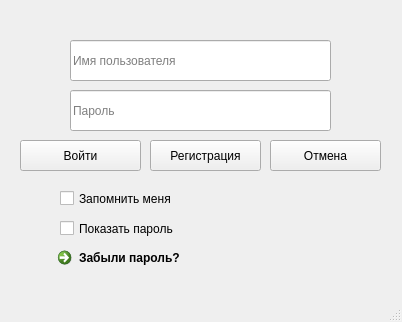
<?xml version="1.0" encoding="UTF-8"?>
<ui version="4.0">
 <class>MainWindow</class>
 <widget class="QMainWindow" name="MainWindow">
  <property name="geometry">
   <rect>
    <x>0</x>
    <y>0</y>
    <width>402</width>
    <height>322</height>
   </rect>
  </property>
  <property name="windowTitle">
   <string>MainWindow</string>
  </property>
  <widget class="QWidget" name="centralwidget">
   <widget class="QPushButton" name="pushButton">
    <property name="geometry">
     <rect>
      <x>310</x>
      <y>352</y>
      <width>221</width>
      <height>31</height>
     </rect>
    </property>
    <property name="text">
     <string>PushButton</string>
    </property>
   </widget>
   <widget class="QLineEdit" name="lineEdit">
    <property name="geometry">
     <rect>
      <x>70</x>
      <y>40</y>
      <width>261</width>
      <height>41</height>
     </rect>
    </property>
    <property name="placeholderText">
     <string>Имя пользователя</string>
    </property>
   </widget>
   <widget class="QLineEdit" name="lineEdit_2">
    <property name="geometry">
     <rect>
      <x>70</x>
      <y>90</y>
      <width>261</width>
      <height>41</height>
     </rect>
    </property>
    <property name="placeholderText">
     <string>Пароль</string>
    </property>
   </widget>
   <widget class="QPushButton" name="pushButton_2">
    <property name="geometry">
     <rect>
      <x>20</x>
      <y>140</y>
      <width>121</width>
      <height>31</height>
     </rect>
    </property>
    <property name="text">
     <string>Войти</string>
    </property>
   </widget>
   <widget class="QPushButton" name="pushButton_3">
    <property name="geometry">
     <rect>
      <x>150</x>
      <y>140</y>
      <width>111</width>
      <height>31</height>
     </rect>
    </property>
    <property name="text">
     <string>Регистрация</string>
    </property>
   </widget>
   <widget class="QPushButton" name="pushButton_4">
    <property name="geometry">
     <rect>
      <x>270</x>
      <y>140</y>
      <width>111</width>
      <height>31</height>
     </rect>
    </property>
    <property name="text">
     <string>Отмена</string>
    </property>
   </widget>
   <widget class="QCheckBox" name="checkBox">
    <property name="geometry">
     <rect>
      <x>60</x>
      <y>190</y>
      <width>111</width>
      <height>17</height>
     </rect>
    </property>
    <property name="text">
     <string>Запомнить меня</string>
    </property>
   </widget>
   <widget class="QCheckBox" name="checkBox_2">
    <property name="geometry">
     <rect>
      <x>60</x>
      <y>220</y>
      <width>121</width>
      <height>17</height>
     </rect>
    </property>
    <property name="text">
     <string>Показать пароль</string>
    </property>
   </widget>
   <widget class="QCommandLinkButton" name="commandLinkButton">
    <property name="geometry">
     <rect>
      <x>50</x>
      <y>240</y>
      <width>161</width>
      <height>31</height>
     </rect>
    </property>
    <property name="text">
     <string>Забыли пароль?</string>
    </property>
   </widget>
   <widget class="QLabel" name="label">
    <property name="geometry">
     <rect>
      <x>80</x>
      <y>3</y>
      <width>241</width>
      <height>20</height>
     </rect>
    </property>
    <property name="text">
     <string/>
    </property>
   </widget>
  </widget>
  <widget class="QMenuBar" name="menubar">
   <property name="geometry">
    <rect>
     <x>0</x>
     <y>0</y>
     <width>402</width>
     <height>21</height>
    </rect>
   </property>
  </widget>
  <widget class="QStatusBar" name="statusbar"/>
 </widget>
 <resources/>
 <connections/>
</ui>
